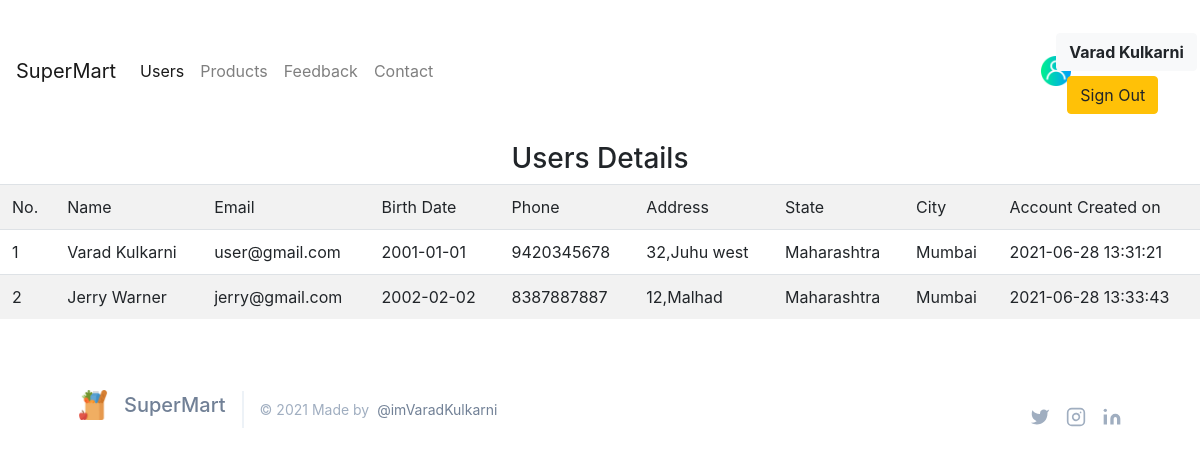
The app's page /admin/users_admin.php (signed in) with its own data.
### tables this page shows
CREATE TABLE `users` (
  `id` int(11) NOT NULL,
  `name` varchar(70) NOT NULL,
  `username` varchar(70) NOT NULL,
  `password` varchar(255) NOT NULL,
  `birth_date` date DEFAULT NULL,
  `phone` varchar(10) NOT NULL,
  `address` varchar(110) NOT NULL,
  `state` enum('-1','Andhra Pradesh','Andaman and Nicobar Islands','Arunachal Pradesh','Assam','Bihar','Chandigarh','Chhattisgarh','Dadar and Nagar Haveli','Daman and Diu','Delhi','Lakshadweep','Puducherry','Goa','Gujarat','Haryana','Himachal Pradesh','Jammu and Kashmir','Jharkhand','Karnataka','Kerala','Madhya Pradesh','Maharashtra','Manipur','Meghalaya','Mizoram','Nagaland','Odisha','Punjab','Rajasthan','Sikkim','Tamil Nadu','Telangana','Tripura','Uttar Pradesh','Uttarakhand','West Bengal') NOT NULL,
  `city` varchar(25) NOT NULL,
  `created_at` datetime DEFAULT current_timestamp()
);

### admin/users_admin.php (the view, shortened to what this page needs)
<html lang="en">
<head>
    <link href="https://unpkg.com/tailwindcss@^1.0/dist/tailwind.min.css" rel="stylesheet">
    <link rel="stylesheet" href="https://maxcdn.bootstrapcdn.com/bootstrap/4.0.0/css/bootstrap.min.css">
</head>
<body>
    <?php include "admin_header.php"; ?>
    <h3 style="text-align:center;">Users Details</h3>
    <table class="table table-striped table-condensed">
        <tr>
            <td>No.</td>
            <td>Name</td>
            <td>Email</td>
            <td>Birth Date</td>
            <td>Phone</td>
            <td>Address</td>
            <td>State</td>
            <td>City</td>
            <td>Account Created on</td>
        </tr>
        <?php
        include "../config.php";
        $records = mysqli_query($con, "select * from users");
        while ($data = mysqli_fetch_array($records)) {
        ?>
            <tr>
                <td><?php echo $data['id']; ?></td>
                <td><?php echo $data['name']; ?></td>
                <td><?php echo $data['username']; ?></td>
                <td><?php echo $data['birth_date']; ?></td>
                <td><?php echo $data['phone']; ?></td>
                <td><?php echo $data['address']; ?></td>
                <td><?php echo $data['state']; ?></td>
                <td><?php echo $data['city']; ?></td>
                <td><?php echo $data['created_at']; ?></td>
            </tr>
        <?php
        }
        ?>
    </table>
    <?php include "admin_footer.php" ?>
</body>
</html>

### records on screen
users: id "1", name "Varad Kulkarni", username "user@gmail.com", birth_date "2001-01-01", phone "9420345678", address "32,Juhu west", state "Maharashtra", city "Mumbai", created_at "2021-06-28 13:31:21"
users: id "2", name "Jerry Warner", username "jerry@gmail.com", birth_date "2002-02-02", phone "8387887887", address "12,Malhad", state "Maharashtra", city "Mumbai", created_at "2021-06-28 13:33:43"

### other values on screen
$_SESSION["name"] "Varad Kulkarni"
